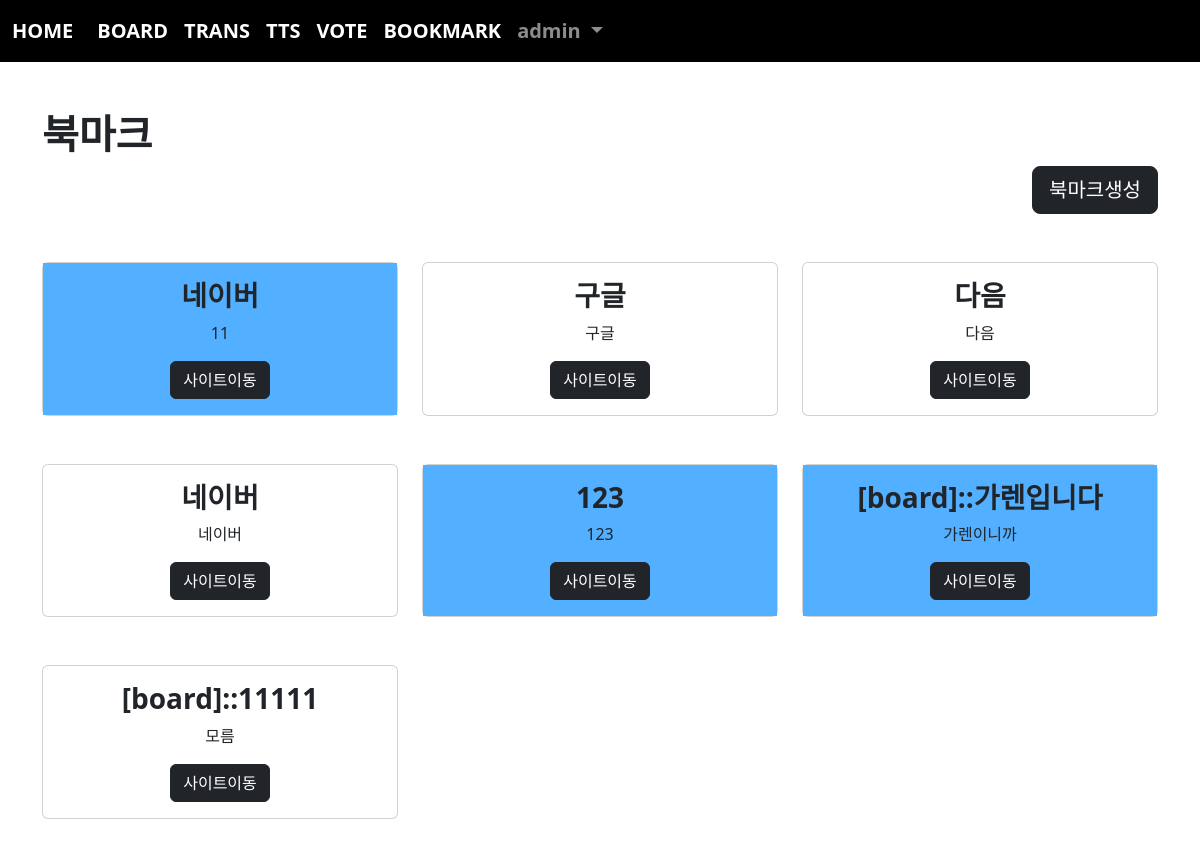
Screenshot of /book/index/ (signed in) with the database file from the repository.
### acc/models.py (models this page shows, shortened)
class User(AbstractUser):
    comment = models.TextField()
    point = models.IntegerField(default=0)
    pic = models.ImageField(upload_to="user/%y/%m")
    def __str__(self):
        return self.username

### book/models.py (models this page shows, shortened)
class Book(models.Model):
    site_name = models.CharField(max_length=100)
    maker = models.ForeignKey(User, on_delete=models.CASCADE)
    site_url = models.TextField()
    site_con = models.TextField()
    impo = models.BooleanField()

### book/views.py (the view)
# urls.py: path('index/', views.index, name="index"),
def index(request):
    b = request.user.book_set.all()
    context = {
        "bset" : b
    }
    return render(request, "book/index.html", context)

### templates/book/index.html
{% extends 'base.html' %}
{% block con %}
    <h1><b>북마크</b></h1>
            <div class="text-end">
                <a class="btn btn-dark btn-lg" href="{% url 'book:create' %}">북마크생성</a>
            </div>
            <div class="row">
                {% for i in bset %}
                <div class="col-lg-4 mt-5">
                    <div class="card">
                        <div class="card-body text-center" {% if i.impo %} style="background-color: rgb(83, 175, 255);" {% endif %}>
                            <h3 class="card-title"><b>{{ i.site_name }}</b></h3>
                            <p class="card-text">{{ i.site_con }}</p>
                            <a href="{{ i.site_url }}" target="_blank" class="btn btn-dark">사이트이동</a>
                        </div>
                    </div>
                </div>
                {% endfor %}
            </div>
{% endblock %}

### templates/base.html (shortened to what this page needs)
<!doctype html>
<html lang="en">
    <head>
        <link href="https://cdn.jsdelivr.net/npm/bootstrap@5.2.0-beta1/dist/css/bootstrap.min.css" rel="stylesheet">
    </head>
    <body>
        {% if user.is_authenticated %}
            <nav class="navbar navbar-expand-lg navbar-dark" style="background-color: rgb(0, 0, 0); font-weight: bold; font-size: 20px;">
                <div class="container-fluid">
                    <a class="navbar-brand" href="{% url 'acc:index' %}">HOME</a>
                    <div class="collapse navbar-collapse" id="navbarSupportedContent">
                        <ul class="navbar-nav me-auto mb-2 mb-lg-0">
                            <li class="nav-item">
                                <a class="nav-link active" aria-current="page" href="{% url 'board:index' %}">BOARD</a>
                            </li>
                            <li class="nav-item">
                                <a class="nav-link active" aria-current="page" href="{% url 'trans:index' %}">TRANS</a>
                            </li>
                            <li class="nav-item">
                                <a class="nav-link active" aria-current="page" href="{% url 'tts:index' %}">TTS</a>
                            </li>
                            <li class="nav-item">
                                <a class="nav-link active" aria-current="page" href="{% url 'vote:index' %}">VOTE</a>
                            </li>
                            <li class="nav-item">
                                <a class="nav-link active" aria-current="page" href="{% url 'book:index' %}">BOOKMARK</a>
                            </li>
                            <li class="nav-item dropdown">
                                <a class="nav-link dropdown-toggle" href="#" id="navbarDropdown" role="button" data-bs-toggle="dropdown" aria-expanded="false">
                                    {{ user }}
                                </a>
                            </li>
                        </ul>
                    </div>
                </div>
            </nav>
        {% endif %}
        <div class="container mt-5 mb-5">
            {% block con %}
            {% endblock %}
        </div>
    </body>
</html>

### rows the page displays
User: username "admin"
Book: site_name "네이버", site_con "11"
Book: site_name "구글", site_con "구글"
Book: site_name "다음", site_con "다음"
Book: site_name "네이버", site_con "네이버"
Book: site_name "123", site_con "123"
Book: site_name "[board]::가렌입니다", site_con "가렌이니까"
Book: site_name "[board]::11111", site_con "모름"
